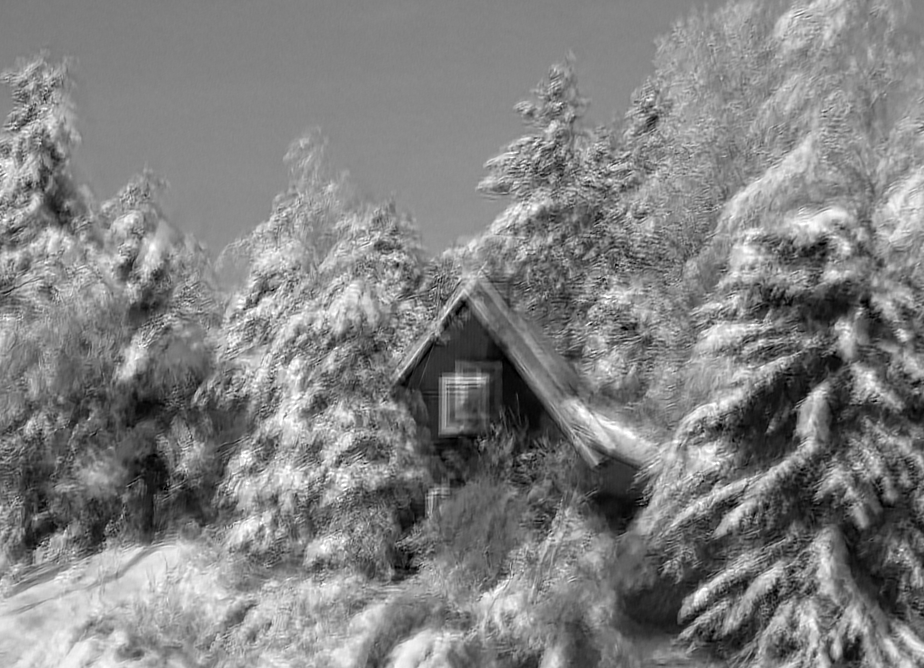
%> input picture 0407/blurImg.png, 924 x 668 px
$ octave macheali_handcrop.m   (GNU Octave 9; MATLAB toolbox functions it lacks are replaced by stand-ins)
%> lines starting %> are read from the running program, lines starting %| are printed output that depends on the picture; in (x1, y1, x2, y2) boxes, pixels count from 0 and x2, y2 are one past the last pixel; in counts of white or black regions, pixels touching at a corner belong together; the program's own positions count from 1
clc all;
clear all;
blurImg = imread('blurImg.png');
%> blurImg is the input picture: size 668x924 uint8; min 0, max 255, mean 129
cropImg = blurImg(165:280,1:290)
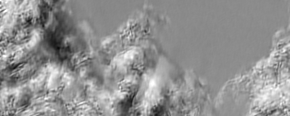
%> cropImg: size 116x290 uint8; min 10, max 255, mean 145.2
resImg = blurImg;
resImg(165:280,1:290) = 0;
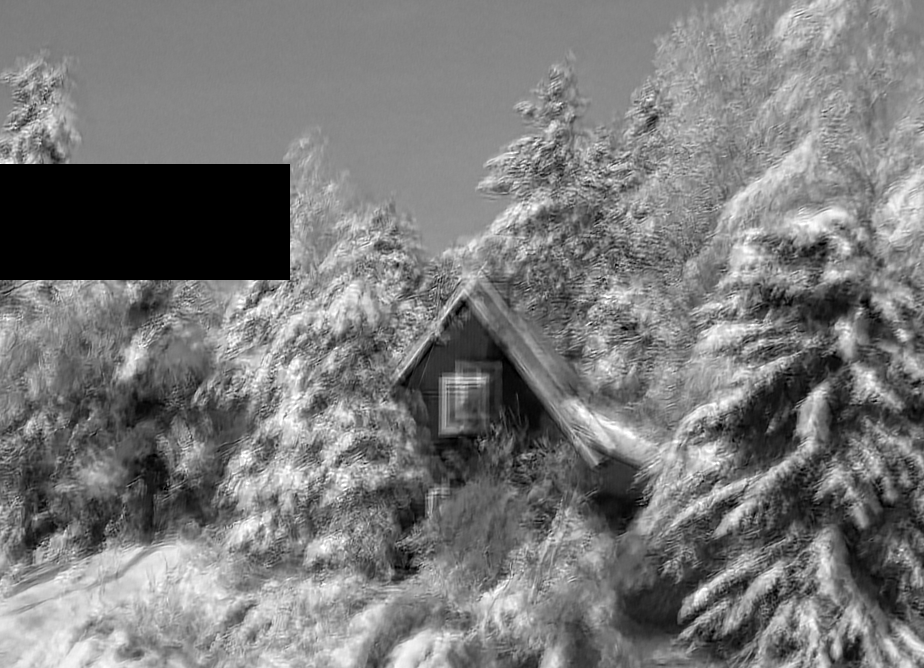
%> resImg: size 668x924 uint8; 5.45% of pixels changed, all inside (x1, y1, x2, y2) = (0, 164, 290, 280)
%> (the run ends here)
